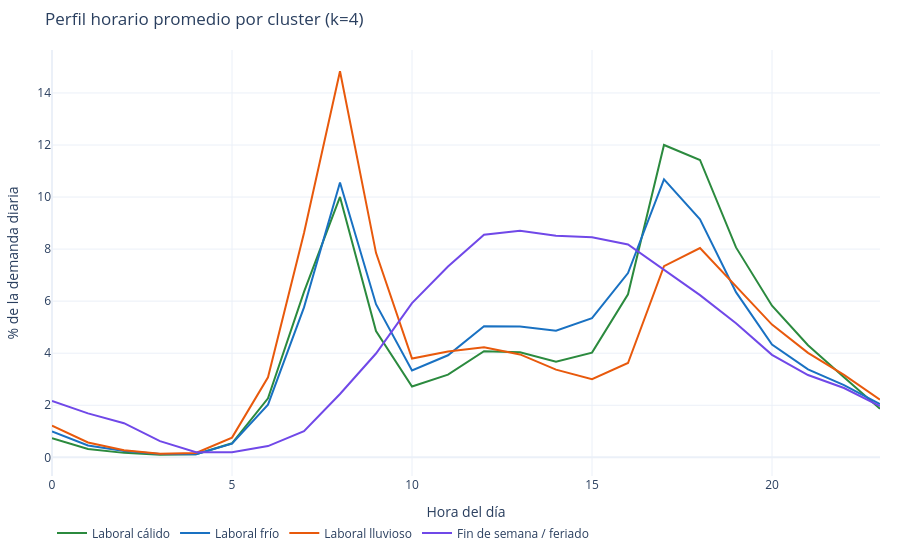

The notebook cell saved with this chart:
### Markdown cell above
## 5. Más granularidad: k = 4 revela los días de lluvia

Silhouette elige k = 2 como estructura *dominante*, pero aumentar k permite explorar
subestructura. Con **k = 4** los días laborales se subdividen — y aparece un grupo pequeño
muy interesante.

### Code cell
km4 = KMeans(n_clusters=4, random_state=42, n_init=10)
meta["cluster4"] = km4.fit_predict(X)

# Nombramos por composición: el laboral más lluvioso, luego cálido vs frío
stats4 = meta.groupby("cluster4").agg(pct_lab=("workingday", "mean"),
                                      precip=("precip_total", "mean"),
                                      temp=("temp_media", "mean"))
nombres4 = {}
laborales = stats4[stats4["pct_lab"] > 0.5]
nombres4[laborales["precip"].idxmax()] = "Laboral lluvioso"
resto = laborales.drop(laborales["precip"].idxmax())
nombres4[resto["temp"].idxmax()] = "Laboral cálido"
nombres4[resto["temp"].idxmin()] = "Laboral frío"
for c in stats4.index:
    nombres4.setdefault(c, "Fin de semana / feriado")
meta["tipo4"] = meta["cluster4"].map(nombres4)

colores4 = {"Laboral cálido": C_VERDE, "Laboral frío": C_AZUL,
            "Laboral lluvioso": C_NARANJA, "Fin de semana / feriado": C_VIOLETA}

fig = go.Figure()
for nombre, color in colores4.items():
    perfil = profiles.loc[meta.index[meta["tipo4"] == nombre]].mean() * 100
    fig.add_scatter(x=list(perfil.index), y=perfil.values, name=nombre,
                    line=dict(color=color, width=2))
fig.update_layout(template=TEMPLATE, title="Perfil horario promedio por cluster (k=4)",
                  xaxis_title="Hora del día", yaxis_title="% de la demanda diaria",
                  legend=dict(orientation="h"), margin=dict(l=40, r=20, t=50, b=40))
fig.show()

### Figure 1 — Plotly figure (JSON) as saved in the notebook; plotly's stock layout.template omitted (floating-point values rounded to 4 significant figures)
{"data": [{"line": {"color": "#2b8a3e", "width": 2}, "name": "Laboral cálido", "type": "scatter", "x": [0, 1, 2, 3, 4, 5, 6, 7, 8, 9, 10, 11, 12, 13, 14, 15, 16, 17, 18, 19, 20, 21, 22, 23], "y": [0.7366, 0.3214, 0.1704, 0.1001, 0.1144, 0.5397, 2.268, 6.358, 10.01, 4.85, 2.721, 3.178, 4.079, 4.034, 3.673, 4.022, 6.264, 12.0, 11.43, 8.065, 5.824, 4.305, 3.079, 1.865]}, {"line": {"color": "#1971c2", "width": 2}, "name": "Laboral frío", "type": "scatter", "x": [0, 1, 2, 3, 4, 5, 6, 7, 8, 9, 10, 11, 12, 13, 14, 15, 16, 17, 18, 19, 20, 21, 22, 23], "y": [0.9954, 0.4535, 0.2441, 0.1244, 0.1196, 0.5213, 2.024, 5.761, 10.56, 5.883, 3.339, 3.92, 5.037, 5.028, 4.865, 5.346, 7.078, 10.68, 9.143, 6.345, 4.331, 3.377, 2.776, 2.044]}, {"line": {"color": "#e8590c", "width": 2}, "name": "Laboral lluvioso", "type": "scatter", "x": [0, 1, 2, 3, 4, 5, 6, 7, 8, 9, 10, 11, 12, 13, 14, 15, 16, 17, 18, 19, 20, 21, 22, 23], "y": [1.219, 0.5716, 0.2736, 0.1391, 0.1642, 0.7562, 3.072, 8.62, 14.83, 7.855, 3.793, 4.062, 4.23, 3.953, 3.368, 3.003, 3.622, 7.342, 8.04, 6.584, 5.1, 4.014, 3.17, 2.217]}, {"line": {"color": "#7048e8", "width": 2}, "name": "Fin de semana / feriado", "type": "scatter", "x": [0, 1, 2, 3, 4, 5, 6, 7, 8, 9, 10, 11, 12, 13, 14, 15, 16, 17, 18, 19, 20, 21, 22, 23], "y": [2.167, 1.688, 1.311, 0.6224, 0.195, 0.1979, 0.4316, 1.005, 2.434, 3.988, 5.927, 7.33, 8.549, 8.704, 8.51, 8.459, 8.18, 7.191, 6.23, 5.155, 3.937, 3.162, 2.662, 1.965]}], "layout": {"legend": {"orientation": "h"}, "margin": {"b": 40, "l": 40, "r": 20, "t": 50}, "title": {"text": "Perfil horario promedio por cluster (k=4)"}, "xaxis": {"title": {"text": "Hora del día"}}, "yaxis": {"title": {"text": "% de la demanda diaria"}}}}
